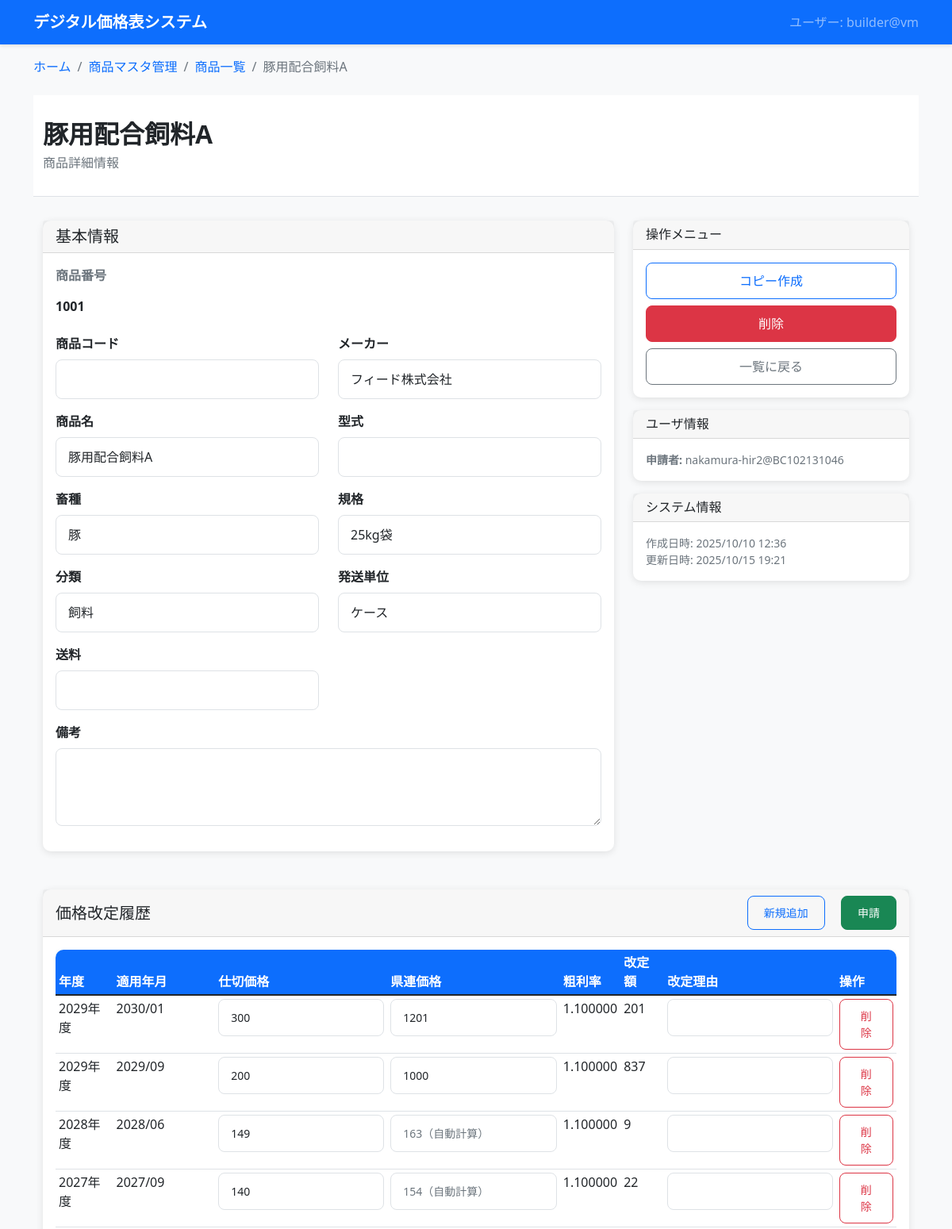
/products/products/1/ (upper part), run on an earlier commit of the app's database.
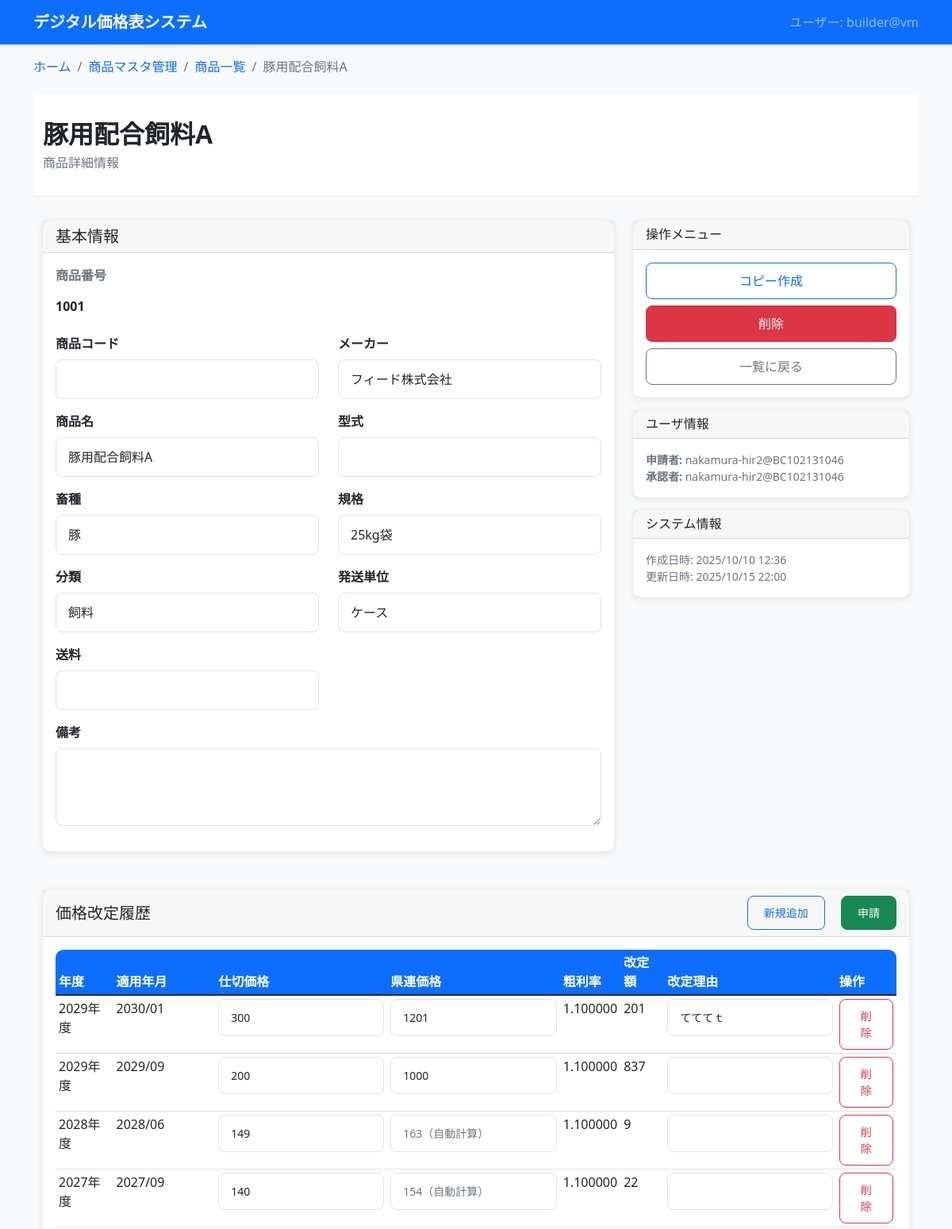
And on a later commit of the database.
### dashboard/products_master/models.py (models this page shows, shortened)
class Product(models.Model):
    product_number = models.IntegerField('商品番号', unique=True, null=True, blank=True, help_text='システム自動採番の商品番号')
    product_code = models.CharField('商品コード', max_length=50, blank=True, null=True, help_text='ユーザー管理用の商品コード')
    livestock_type = models.CharField('畜種', max_length=50, blank=True, null=True)
    category = models.CharField('分類', max_length=100, blank=True, null=True)
    manufacturer = models.CharField('メーカー', max_length=100, blank=True, null=True)
    product_name = models.CharField('商品名', max_length=200)
    model_number = models.CharField('型式', max_length=100, blank=True, null=True)
    specification = models.CharField('規格', max_length=100, blank=True, null=True)
    shipping_unit = models.CharField('発送単位', max_length=50, blank=True, null=True)
    shipping_fee = models.CharField('送料', max_length=100, blank=True, null=True)
    remarks = models.TextField('備考', blank=True, null=True)
    applicant = models.CharField('申請者', max_length=100, blank=True, null=True)
    status = models.CharField('ステータス', max_length=20, default='', choices=[('', '申請なし'), ('申請中', '申請中')])
    approver = models.CharField('承認者', max_length=100, blank=True, null=True)
    is_active = models.BooleanField('有効', default=True, help_text='無効にすると論理削除されます')
    deleted_at = models.DateTimeField('削除日時', null=True, blank=True)
    created_at = models.DateTimeField('作成日時', auto_now_add=True)
    updated_at = models.DateTimeField('更新日時', auto_now=True)
    objects = models.Manager()  # デフォルトマネージャー（全て）
    active_objects = ActiveProductManager()  # 有効な商品のみ
    class Meta:
        verbose_name = '商品マスタ'
        verbose_name_plural = '商品マスタ'
        ordering = ['product_number']

class PriceHistory(models.Model):
    product = models.ForeignKey(Product, on_delete=models.CASCADE, verbose_name='商品', related_name='price_histories')
    period_year = models.IntegerField('年度', help_text='2025年度 = 2025/04～2026/03')
    effective_year_month = models.CharField('適用年月', max_length=7, help_text='YYYY/MM形式')  # 2025/03
    gross_margin_rate = models.DecimalField('粗利率', max_digits=10, decimal_places=6, validators=[MinValueValidator(Decimal('0'))], help_text='前年度最終県連価格÷年度初め仕切価格（年度初めに1度計算、年度中は固定）')
    wholesale_price = models.CharField('仕切価格', max_length=50, help_text='メーカーからの仕入価格（"都度見積"等の文字列含む）')
    kenren_price = models.CharField('県連価格', max_length=50, blank=True, null=True, help_text='nullなら粗利率×仕切価格で自動計算、値があるならその値を表示（"都度見積"等の文字列含む）')
    retail_price = models.CharField('参考小売価格', max_length=50, blank=True, null=True, help_text='一般商流での参考価格（"オープン"等の文字列含む）')
    revision_amount = models.DecimalField('改定額', max_digits=12, decimal_places=0, default=0, help_text='非使用：get_revision_amount()で動的計算')
    revision_reason = models.TextField('改定理由', blank=True, null=True)
    applicant = models.CharField('申請者', max_length=100, blank=True, null=True)
    status = models.CharField('ステータス', max_length=20, default='申請なし', choices=[('申請なし', '申請なし'), ('申請中', '申請中')])
    approver = models.CharField('承認者', max_length=100, blank=True, null=True)
    is_active = models.BooleanField('有効', default=True, help_text='無効にすると論理削除されます')
    deleted_at = models.DateTimeField('削除日時', null=True, blank=True)
    created_at = models.DateTimeField('作成日時', auto_now_add=True)
    updated_at = models.DateTimeField('更新日時', auto_now=True)
    class Meta:
        verbose_name = '価格改定履歴'
        verbose_name_plural = '価格改定履歴'
        ordering = ['-effective_year_month', 'product__product_number']
        indexes = [
            models.Index(fields=['period_year', 'product']),
        ]
    def get_revision_amount(self):
        try:
            current_kenren_price = self._get_display_kenren_price()
            if current_kenren_price is None:
                return 0
            previous_history = PriceHistory.objects.filter(
                product=self.product,
                effective_year_month__lt=self.effective_year_month,
                is_active=True
            ).order_by('-effective_year_month').first()
            if previous_history:
                previous_kenren_price = previous_history._get_display_kenren_price()
                if previous_kenren_price is not None:
                    return int(current_kenren_price - previous_kenren_price)
            return 0
        except Exception:
            return 0
    def _get_display_kenren_price(self):
        try:
            if self.kenren_price:
                return float(self.kenren_price.replace(',', ''))
            if self.wholesale_price and self.gross_margin_rate:
                wholesale_numeric = float(self.wholesale_price.replace(',', ''))
                calculated_price = wholesale_numeric * float(self.gross_margin_rate)
                return int(calculated_price)  # 小数点以下切り捨て
            return None
        except (ValueError, TypeError, AttributeError):
            return None
    def is_editable(self):
        today = datetime.now().strftime('%Y/%m')
        if self.effective_year_month > today:
            return True
        latest_past_history = PriceHistory.objects.filter(
            product=self.product,
            effective_year_month__lt=today,
            is_active=True
        ).order_by('-effective_year_month').first()
        return latest_past_history and latest_past_history.pk == self.pk
    def is_deletable(self):
        return self.is_editable()

### dashboard/products_master/product_detail/views.py (the view)
# urls.py: path('products/<int:pk>/', detail_views.product_detail, name='product_detail'),
def product_detail(request, pk):
    print(f"=== product_detail called: method={request.method}, pk={pk} ===")
    product = get_object_or_404(Product, pk=pk)
    price_histories = product.price_histories.filter(is_active=True).order_by('-effective_year_month')
    form = ProductForm(instance=product)
    context = {
        'current_user': get_current_user(),
        'product': product,
        'form': form,
        'price_histories': price_histories,
        'breadcrumbs': [
            {'title': '商品マスタ管理', 'url': '/products/'},
            {'title': '商品一覧', 'url': '/products/products/'},
            {'title': f'{product.product_name}', 'url': None}
        ]
    }
    return render(request, 'products_master/product_detail.html', context)

### templates/products_master/product_detail.html (shortened to what the changed rows need)
{% extends 'base.html' %}
{% load price_filters %}
{% block breadcrumb %}
    {% include 'components/breadcrumb.html' with breadcrumbs=breadcrumbs %}
{% endblock %}
{% block content %}
    {% include 'components/page_header.html' with page_title=product.product_name page_subtitle="商品詳細情報" %}
    <div class="container">
        <div class="row">
            <div class="col-md-8">
                <div class="card mb-4">
                    <div class="card-body">
                        <form id="productForm" method="post">
                            <div class="row">
                                <div class="col-md-6">
                                    <div class="mb-3">
                                        <label class="form-label text-muted">商品番号</label>
                                        {% if is_new %}
                                            <div class="form-control-plaintext text-muted">保存時に自動採番</div>
                                        {% else %}
                                            <div class="form-control-plaintext fw-bold">{{ product.product_number }}</div>
                                        {% endif %}
                                    </div>
                                    <div class="mb-3">
                                        <label class="form-label" for="{{ form.product_code.id_for_label }}">商品コード</label>
                                        {{ form.product_code }}
                                    </div>
                                    <div class="mb-3">
                                        <label class="form-label" for="{{ form.product_name.id_for_label }}">商品名</label>
                                        {{ form.product_name }}
                                    </div>
                                    <div class="mb-3">
                                        <label class="form-label" for="{{ form.livestock_type.id_for_label }}">畜種</label>
                                        {{ form.livestock_type }}
                                    </div>
                                    <div class="mb-3">
                                        <label class="form-label" for="{{ form.category.id_for_label }}">分類</label>
                                        {{ form.category }}
                                    </div>
                                </div>
                                <div class="col-md-6">
                                    <div class="mb-3">
                                        <label class="form-label" for="{{ form.manufacturer.id_for_label }}">メーカー</label>
                                        {{ form.manufacturer }}
                                    </div>
                                    <div class="mb-3">
                                        <label class="form-label" for="{{ form.model_number.id_for_label }}">型式</label>
                                        {{ form.model_number }}
                                    </div>
                                    <div class="mb-3">
                                        <label class="form-label" for="{{ form.specification.id_for_label }}">規格</label>
                                        {{ form.specification }}
                                    </div>
                                    <div class="mb-3">
                                        <label class="form-label" for="{{ form.shipping_unit.id_for_label }}">発送単位</label>
                                        {{ form.shipping_unit }}
                                    </div>
                                </div>
                            </div>
                            <div class="row">
                                <div class="col-md-6">
                                    <div class="mb-3">
                                        <label class="form-label" for="{{ form.shipping_fee.id_for_label }}">送料</label>
                                        {{ form.shipping_fee }}
                                    </div>
                                </div>
                            </div>
                            <div class="mb-3">
                                <label class="form-label" for="{{ form.remarks.id_for_label }}">備考</label>
                                {{ form.remarks }}
                            </div>
                    </div>
                </div>
            </div>
            {% if not is_new %}
            <div class="col-md-4">
                <div class="card">
                    <div class="card-header">
                        <h6 class="mb-0">操作メニュー</h6>
                    </div>
                    <div class="card-body">
                        <div class="d-grid gap-2">
                            <a href="{% url 'products_master:product_copy' product.pk %}" class="btn btn-outline-primary">コピー作成</a>
                            <a href="{% url 'products_master:product_delete' product.pk %}" class="btn btn-danger">削除</a>
                            <a href="{% url 'products_master:product_list' %}" class="btn btn-outline-secondary">一覧に戻る</a>
                        </div>
                    </div>
                </div>
                <div class="card mt-3">
                    <div class="card-header">
                        <h6 class="mb-0">ユーザ情報</h6>
                    </div>
                    <div class="card-body">
                        <small class="text-muted">
                            {% if product.applicant %}
                                <div><strong>申請者:</strong> {{ product.applicant }}</div>
                            {% endif %}
                            {% if product.approver %}
                                <div><strong>承認者:</strong> {{ product.approver }}</div>
                            {% endif %}
                        </small>
                    </div>
                </div>
                <div class="card mt-3">
                    <div class="card-header">
                        <h6 class="mb-0">システム情報</h6>
                    </div>
                    <div class="card-body">
                        <small class="text-muted">
                            <div>作成日時: {{ product.created_at|date:"Y/m/d H:i" }}</div>
                            <div>更新日時: {{ product.updated_at|date:"Y/m/d H:i" }}</div>
                        </small>
                    </div>
                </div>
            </div>
            {% endif %}
        </div>
        <div class="row mt-4">
            <div class="col-12">
                <div class="card">
                    <div class="card-body" id="price-history-container">
                        {% include 'products_master/partials/price_history_table.html' %}
                    </div>
                </div>
            </div>
        </div>
    </div>
{% endblock %}

### templates/components/breadcrumb.html
{% if breadcrumbs %}
<div class="container mt-3">
    <nav aria-label="breadcrumb">
        <ol class="breadcrumb">
            <li class="breadcrumb-item">
                <a href="{% url 'dashboard' %}">ホーム</a>
            </li>
            {% for crumb in breadcrumbs %}
                {% if forloop.last %}
                    <li class="breadcrumb-item active" aria-current="page">{{ crumb.title }}</li>
                {% else %}
                    <li class="breadcrumb-item">
                        <a href="{{ crumb.url }}">{{ crumb.title }}</a>
                    </li>
                {% endif %}
            {% endfor %}
        </ol>
    </nav>
</div>
{% endif %}

### templates/components/page_header.html (shortened to what this page needs)
<div class="page-header">
    <div class="container">
        <div class="row align-items-center">
            <div class="col">
                <h1 class="page-title">{{ page_title }}</h1>
                {% if page_subtitle %}
                    <p class="page-subtitle">{{ page_subtitle }}</p>
                {% endif %}
            </div>
        </div>
    </div>
</div>

### templates/products_master/partials/price_history_row_editable.html (shortened to what this page needs)
{% load price_filters %}
<tr data-id="{{ history.pk }}" {% if not history.is_editable %}class="table-secondary text-muted"{% endif %}>
    <td>{{ history.period_year }}年度</td>
    <td>{{ history.effective_year_month }}{% if not history.is_editable %} <small>(編集不可)</small>{% endif %}</td>
    <td>
        {% if history.is_editable %}
            <input type="text" class="form-control form-control-sm"
                   name="edit_wholesale_price_{{ history.pk }}"
                   value="{{ history.wholesale_price|default:'' }}">
        {% else %}
            {{ history.wholesale_price|default:"-" }}
        {% endif %}
    </td>
    <td>
        {% if history.is_editable %}
            {% with calc_price=history.wholesale_price|calc_kenren_price:history.gross_margin_rate %}
                <input type="text" class="form-control form-control-sm"
                       name="edit_kenren_price_{{ history.pk }}"
                       value="{{ history.kenren_price|default:'' }}"
                       placeholder="{% if calc_price %}{{ calc_price|format_price }}（自動計算）{% else %}要見積{% endif %}">
            {% endwith %}
        {% endif %}
    </td>
    <td>{{ history.gross_margin_rate|default:"-" }}</td>
    <td>{{ history.get_revision_amount|default:"-" }}</td>
    <td>
        {% if history.is_editable %}
            <input type="text" class="form-control form-control-sm"
                   name="edit_revision_reason_{{ history.pk }}"
                   value="{{ history.revision_reason|default:'' }}">
        {% else %}
            {{ history.revision_reason|default:"-" }}
        {% endif %}
    </td>
    <td>
        {% if history.is_deletable %}
            <button type="button" class="btn btn-sm btn-outline-danger delete-btn"
                    data-history-id="{{ history.pk }}"
                    data-effective-month="{{ history.effective_year_month }}"
                    onclick="markForDeletion(this); return false;">
                削除
            </button>
        {% endif %}
    </td>
</tr>

What changed in the data, as far as the page shows it:
changed Product "豚用配合飼料A": approver (not shown) → "nakamura-hir2@BC102131046"; updated_at "2025/10/15 19:21" → "2025/10/15 22:00"
changed PriceHistory: revision_reason (not shown) → "てててｔ"
Also different on the page:
text now shown: "承認者:"
